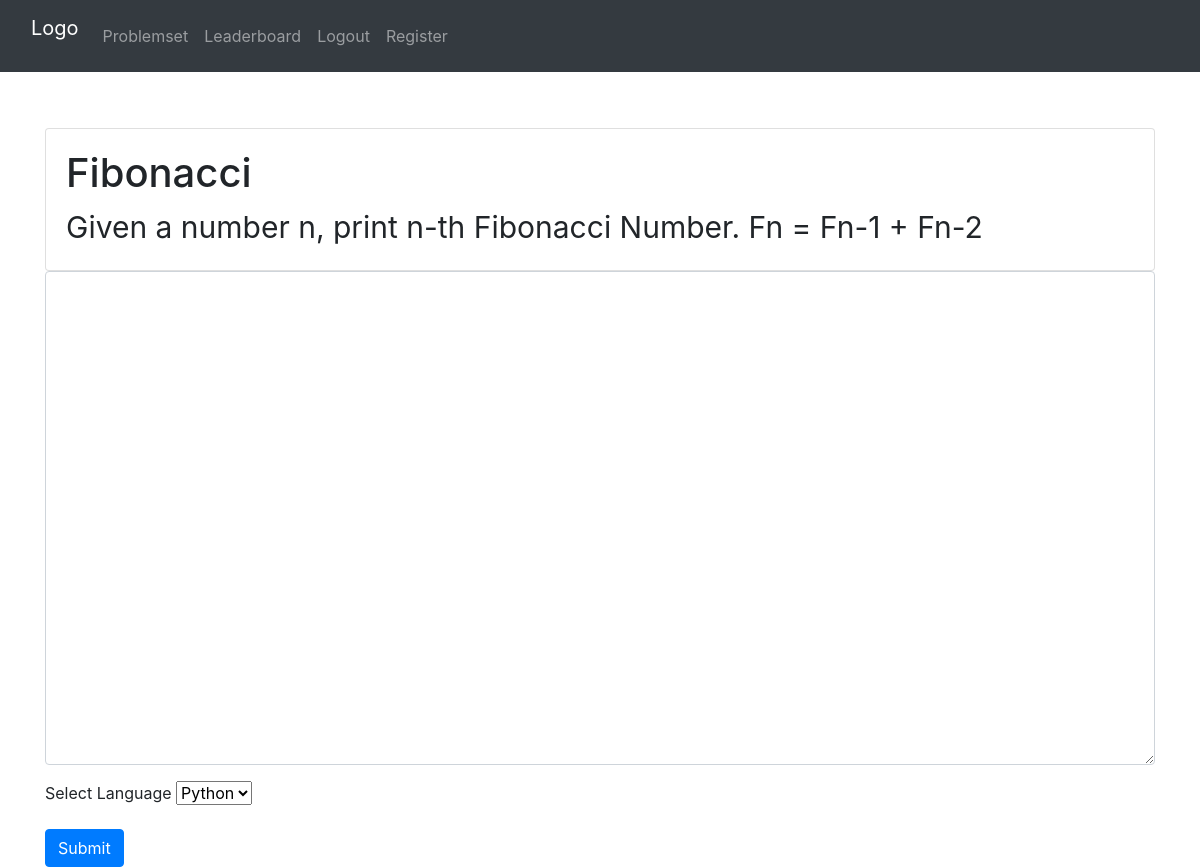
The page /problem/1/ (signed in) on the database its author committed.
### home/models.py (models this page shows, shortened)
class Problem(models.Model):
    probid = models.CharField(max_length=200)
    statement = models.CharField(max_length=200)
    name = models.CharField(max_length=200)
    difficulty= models.CharField(max_length=200,default="easy")

### home/views.py (the view)
# urls.py: path('problem/<int:probid>/',views.problem, name='problem'),
@login_required
def problem(request,probid):
    context={
        'currproblem':Problem.objects.get(probid=probid)
    }
    return render(request,'Problems.html',context)

### home/templates/Problems.html (shortened to what this page needs)
{% extends 'base.html'%}
{%block content%}
<div class="card">
    <div class="card-body">
        <h1>{{currproblem.name}}</h1>
        <p class="card-text">{{currproblem.statement}}</p>
    </div>
</div>
<form action='{% url 'submit' currproblem.probid %}' method='POST'>
    <fieldset>
      <div class="form-group">
        <textarea name="code" id="code" class="form-control" rows="20" ></textarea>
      </div>
      <div class="form-group">
        <label >Select Language</label>
        <select name="language" id="language" class="form-select">
          <option >Python</option>
        </select>
      </div>
      <button type="submit" class="btn btn-primary">Submit</button>
    </fieldset>
</form>
{%endblock%}

### home/templates/base.html (style rules this page uses)
.card { margin-top:5%; }
.card-text { font-size:30px; text-overflow: ellipsis; white-space: nowrap; overflow: hidden; }

### rows shown on the page
Problem: name "Fibonacci", statement "Given a number n, print n-th Fibonacci Number. Fn = Fn-1 + Fn-2"
